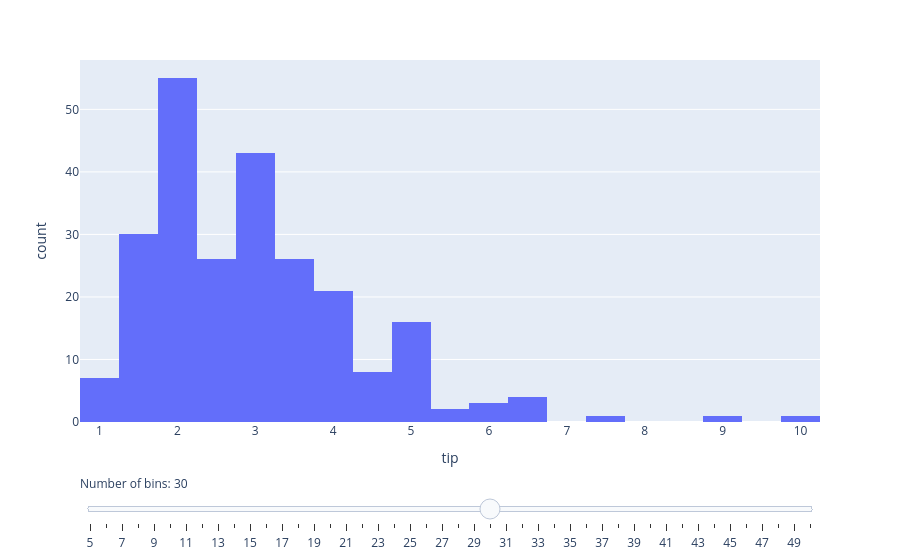

Notebook code cell kept with this figure:
### Markdown cell above
We can also use a custom bin size to group values together

### Code cell
# more advanced visualization
# variable binning

import plotly.express as px

fig = px.histogram(tips, x="tip")
fig.update_layout(
    sliders=[{
        "active": 25,
        "currentvalue": {"prefix": "Number of bins: "},
        "pad": {"t": 50},
        "steps": [
            {
                "label": str(b),
                "method": "restyle",
                "args": [{"nbinsx": b}]
            }
            for b in range(5, 51)
        ]
    }]
)
fig.show()

### Figure 1 — Plotly figure (JSON) as saved in the notebook; plotly's stock layout.template omitted (floating-point values rounded to 4 significant figures; data arrays with more than 128 entries replaced by an {"elided": "..."} marker saying what was removed)
{"data": [{"bingroup": "x", "hovertemplate": "tip=%{x}<br>count=%{y}<extra></extra>", "legendgroup": "", "marker": {"color": "#636efa", "pattern": {"shape": ""}}, "name": "", "orientation": "v", "showlegend": false, "type": "histogram", "x": {"elided": "244 float values"}, "xaxis": "x", "yaxis": "y"}], "layout": {"barmode": "relative", "legend": {"tracegroupgap": 0}, "margin": {"t": 60}, "sliders": [{"active": 25, "currentvalue": {"prefix": "Number of bins: "}, "pad": {"t": 50}, "steps": [{"args": [{"nbinsx": 5}], "label": "5", "method": "restyle"}, {"args": [{"nbinsx": 6}], "label": "6", "method": "restyle"}, {"args": [{"nbinsx": 7}], "label": "7", "method": "restyle"}, {"args": [{"nbinsx": 8}], "label": "8", "method": "restyle"}, {"args": [{"nbinsx": 9}], "label": "9", "method": "restyle"}, {"args": [{"nbinsx": 10}], "label": "10", "method": "restyle"}, {"args": [{"nbinsx": 11}], "label": "11", "method": "restyle"}, {"args": [{"nbinsx": 12}], "label": "12", "method": "restyle"}, {"args": [{"nbinsx": 13}], "label": "13", "method": "restyle"}, {"args": [{"nbinsx": 14}], "label": "14", "method": "restyle"}, {"args": [{"nbinsx": 15}], "label": "15", "method": "restyle"}, {"args": [{"nbinsx": 16}], "label": "16", "method": "restyle"}, {"args": [{"nbinsx": 17}], "label": "17", "method": "restyle"}, {"args": [{"nbinsx": 18}], "label": "18", "method": "restyle"}, {"args": [{"nbinsx": 19}], "label": "19", "method": "restyle"}, {"args": [{"nbinsx": 20}], "label": "20", "method": "restyle"}, {"args": [{"nbinsx": 21}], "label": "21", "method": "restyle"}, {"args": [{"nbinsx": 22}], "label": "22", "method": "restyle"}, {"args": [{"nbinsx": 23}], "label": "23", "method": "restyle"}, {"args": [{"nbinsx": 24}], "label": "24", "method": "restyle"}, {"args": [{"nbinsx": 25}], "label": "25", "method": "restyle"}, {"args": [{"nbinsx": 26}], "label": "26", "method": "restyle"}, {"args": [{"nbinsx": 27}], "label": "27", "method": "restyle"}, {"args": [{"nbinsx": 28}], "label": "28", "method": "restyle"}, {"args": [{"nbinsx": 29}], "label": "29", "method": "restyle"}, {"args": [{"nbinsx": 30}], "label": "30", "method": "restyle"}, {"args": [{"nbinsx": 31}], "label": "31", "method": "restyle"}, {"args": [{"nbinsx": 32}], "label": "32", "method": "restyle"}, {"args": [{"nbinsx": 33}], "label": "33", "method": "restyle"}, {"args": [{"nbinsx": 34}], "label": "34", "method": "restyle"}, {"args": [{"nbinsx": 35}], "label": "35", "method": "restyle"}, {"args": [{"nbinsx": 36}], "label": "36", "method": "restyle"}, {"args": [{"nbinsx": 37}], "label": "37", "method": "restyle"}, {"args": [{"nbinsx": 38}], "label": "38", "method": "restyle"}, {"args": [{"nbinsx": 39}], "label": "39", "method": "restyle"}, {"args": [{"nbinsx": 40}], "label": "40", "method": "restyle"}, {"args": [{"nbinsx": 41}], "label": "41", "method": "restyle"}, {"args": [{"nbinsx": 42}], "label": "42", "method": "restyle"}, {"args": [{"nbinsx": 43}], "label": "43", "method": "restyle"}, {"args": [{"nbinsx": 44}], "label": "44", "method": "restyle"}, {"args": [{"nbinsx": 45}], "label": "45", "method": "restyle"}, {"args": [{"nbinsx": 46}], "label": "46", "method": "restyle"}, {"args": [{"nbinsx": 47}], "label": "47", "method": "restyle"}, {"args": [{"nbinsx": 48}], "label": "48", "method": "restyle"}, {"args": [{"nbinsx": 49}], "label": "49", "method": "restyle"}, {"args": [{"nbinsx": 50}], "label": "50", "method": "restyle"}]}], "xaxis": {"anchor": "y", "domain": [0, 1], "title": {"text": "tip"}}, "yaxis": {"anchor": "x", "domain": [0, 1], "title": {"text": "count"}}}}
